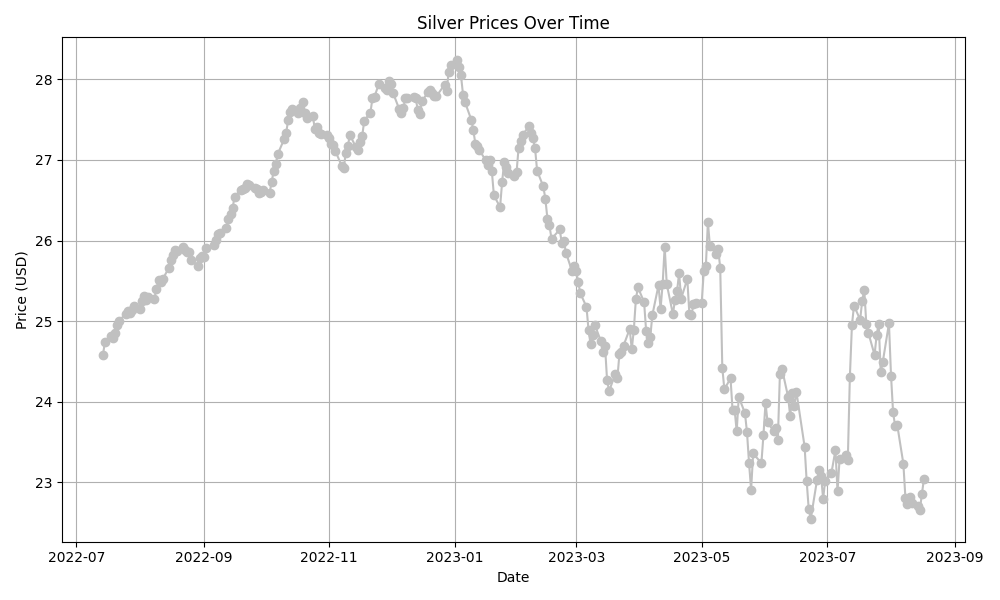

Generate this figure with Python:
import pandas as pd
import matplotlib.pyplot as plt

# Specify the path to the CSV file for silver prices
silver_csv_file_path = r'D:\OneDrive\Desktop\gold\silver.csv'

# Step 1: Read the CSV file into a DataFrame with date parsing and index column
silver_df = pd.read_csv(silver_csv_file_path, parse_dates=['date'], index_col='date')

# Step 2: Plot silver prices over time
plt.figure(figsize=(10, 6))
plt.plot(silver_df.index, silver_df['price'], marker='o', linestyle='-', color='silver')
plt.title('Silver Prices Over Time')
plt.xlabel('Date')
plt.ylabel('Price (USD)')
plt.grid(True)

# Show plot
plt.tight_layout()
plt.show()
